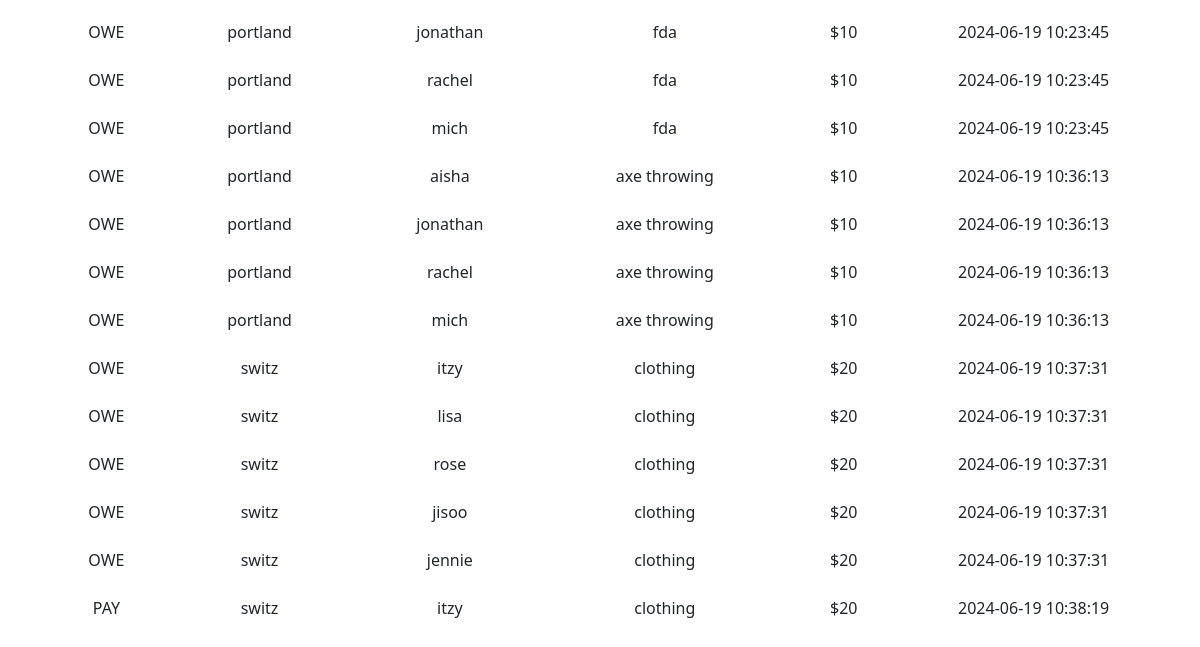
Before: /activity (signed in, lower part) with the older database file.
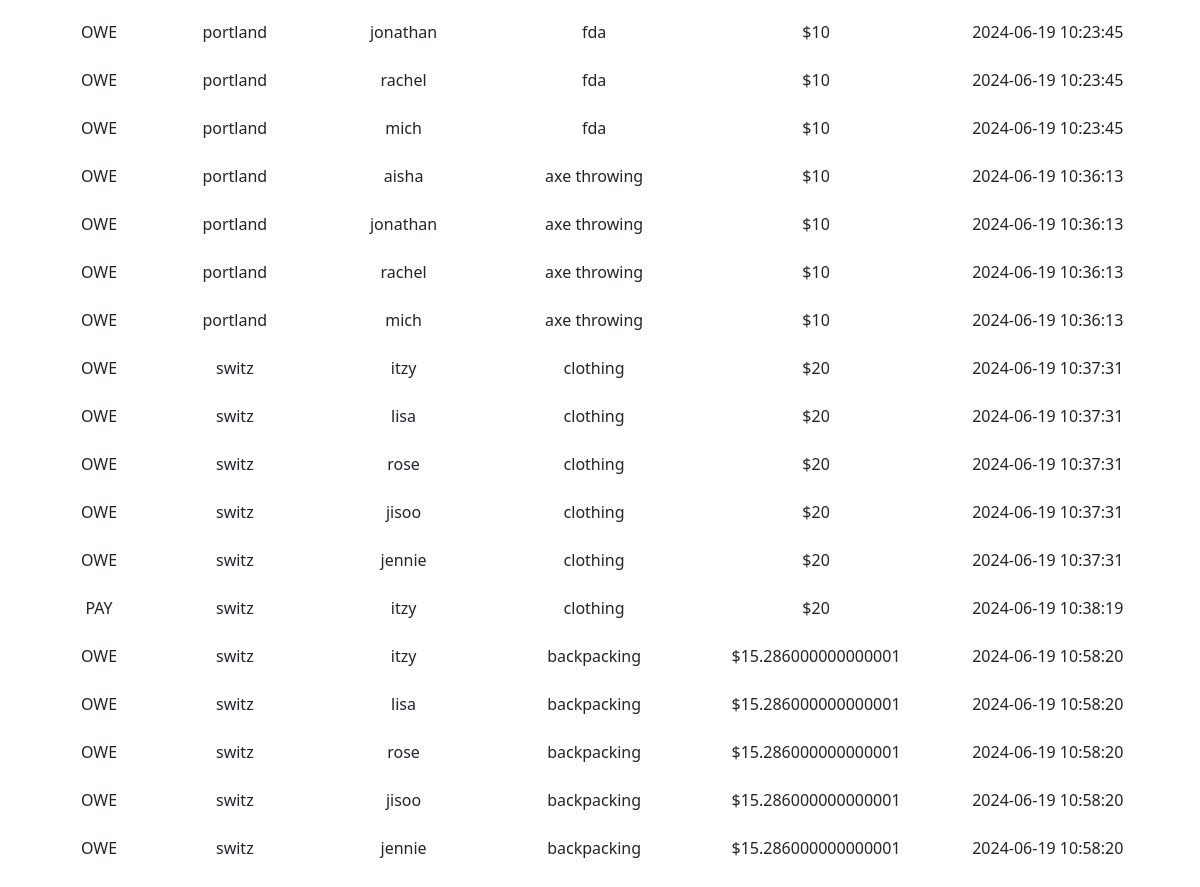
After: the same page with the newer database file.
### tables this page shows
CREATE TABLE transactions (
    id INTEGER PRIMARY KEY AUTOINCREMENT, 
    transaction_id INTEGER NOT NULL,
    action TEXT NOT NULL, 
    group_name TEXT NOT NULL,
    group_member TEXT NOT NULL,
    description TEXT NOT NULL,
    amount NUMERIC NOT NULL,
    timestamp DATE DEFAULT (datetime('now','localtime')),
    FOREIGN KEY (transaction_id) REFERENCES users(id)
);

### app.py (the view)
@app.route("/activity", methods=["GET", "POST"])
def activity():
    db = get_db().cursor()
    tables = db.execute("SELECT action, group_name, group_member, description, amount, timestamp FROM transactions WHERE transaction_id = ?;", (session["user_id"],))
    return render_template("activity.html", tables=tables)

### app.py (called while the page is built)
@app.after_request
def after_request(response):
    response.headers["Cache-Control"] = "no-cache, no-store, must-revalidate"
    response.headers["Expires"] = 0
    response.headers["Pragma"] = "no-cache"
    return response

def get_db():
    if 'db' not in g:
        g.db = sqlite3.connect("database.db")
        g.db.row_factory = sqlite3.Row
    return g.db

### templates/activity.html (shortened to what this page needs)
{% extends "layout.html" %}
{% block main %}
<table>
    {% for table in tables %}
        <tr>
            <td>{{ table["action"] }}</td>
            <td>{{ table["group_name"] }}</td>
            <td>{{ table["group_member"] }}</td>
            <td>{{ table["description"] }}</td>
            <td>${{ table["amount"] }}</td>
            <td>{{ table["timestamp"] }}</td>
        </tr>
    {% endfor %}
</table>
{% endblock %}

### templates/layout.html (shortened to what this page needs)
<!DOCTYPE html>
<html lang="en">
    <head>
        <link href="https://cdn.jsdelivr.net/npm/bootstrap@5.3.3/dist/css/bootstrap.min.css" rel="stylesheet">
        <link href="/static/styles.css" rel="stylesheet">
    </head>
    <body>
        <main class="container py-5 text-center">
            {% block main %}{% endblock %}
        </main>
    </body>
</html>

### static/styles.css (style rules this page uses)
table { background-color: transparent; margin-bottom: 1rem; width: 100%; }

Changed rows visible on the page:
added transactions: action "OWE", group_name "switz", group_member "itzy", description "backpacking", amount "15.286000000000001", timestamp "2024-06-19 10:58:20"
added transactions: action "OWE", group_name "switz", group_member "lisa", description "backpacking", amount "15.286000000000001", timestamp "2024-06-19 10:58:20"
added transactions: action "OWE", group_name "switz", group_member "rose", description "backpacking", amount "15.286000000000001", timestamp "2024-06-19 10:58:20"
added transactions: action "OWE", group_name "switz", group_member "jisoo", description "backpacking", amount "15.286000000000001", timestamp "2024-06-19 10:58:20"
added transactions: action "OWE", group_name "switz", group_member "jennie", description "backpacking", amount "15.286000000000001", timestamp "2024-06-19 10:58:20"
